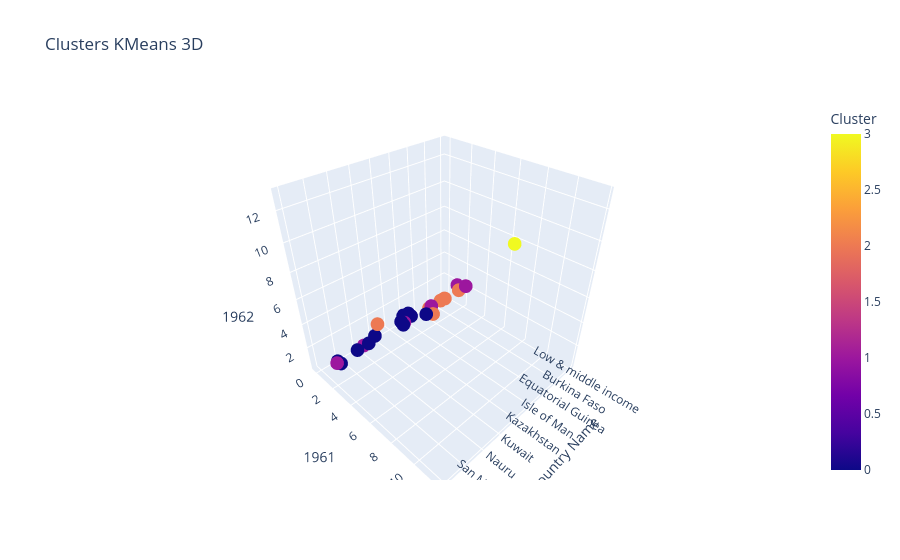

Here is the notebook cell this chart was saved with:
### Markdown cell above
![image.png](attachment:7ef7098f-c3c9-447b-aa02-7c513433da3d.png)

### Code cell
fig = px.scatter_3d(
    base2_cluster,
    x=base2_cluster.columns[0],
    y=base2_cluster.columns[1],
    z=base2_cluster.columns[2],
    color="Cluster",
    title="Clusters KMeans 3D",
    hover_data=base2_cluster.columns
)

fig.show()

### Figure 1 — Plotly figure (JSON) as saved in the notebook; plotly's stock layout.template omitted (floating-point values rounded to 4 significant figures; data arrays with more than 128 entries replaced by an {"elided": "..."} marker saying what was removed)
{"data": [{"customdata": {"elided": "25x54 float values"}, "hovertemplate": "Country Name=%{x}<br>1961=%{y}<br>1962=%{z}<br>1963=%{customdata[0]}<br>1964=%{customdata[1]}<br>1965=%{customdata[2]}<br>1966=%{customdata[3]}<br>1967=%{customdata[4]}<br>1968=%{customdata[5]}<br>1969=%{customdata[6]}<br>1970=%{customdata[7]}<br>1971=%{customdata[8]}<br>1972=%{customdata[9]}<br>1973=%{customdata[10]}<br>1974=%{customdata[11]}<br>1975=%{customdata[12]}<br>1976=%{customdata[13]}<br>1977=%{customdata[14]}<br>1978=%{customdata[15]}<br>1979=%{customdata[16]}<br>1980=%{customdata[17]}<br>1981=%{customdata[18]}<br>1982=%{customdata[19]}<br>1983=%{customdata[20]}<br>1984=%{customdata[21]}<br>1985=%{customdata[22]}<br>1986=%{customdata[23]}<br>1987=%{customdata[24]}<br>1988=%{customdata[25]}<br>1989=%{customdata[26]}<br>1990=%{customdata[27]}<br>1991=%{customdata[28]}<br>1992=%{customdata[29]}<br>1993=%{customdata[30]}<br>1994=%{customdata[31]}<br>1995=%{customdata[32]}<br>1996=%{customdata[33]}<br>1997=%{customdata[34]}<br>1998=%{customdata[35]}<br>1999=%{customdata[36]}<br>2000=%{customdata[37]}<br>2001=%{customdata[38]}<br>2002=%{customdata[39]}<br>2003=%{customdata[40]}<br>2004=%{customdata[41]}<br>2005=%{customdata[42]}<br>2006=%{customdata[43]}<br>2007=%{customdata[44]}<br>2008=%{customdata[45]}<br>2009=%{customdata[46]}<br>2010=%{customdata[47]}<br>2011=%{customdata[48]}<br>2012=%{customdata[49]}<br>2013=%{customdata[50]}<br>2014=%{customdata[51]}<br>2015=%{customdata[52]}<br>Cluster=%{marker.color}<extra></extra>", "legendgroup": "", "marker": {"color": [1, 1, 2, 2, 2, 2, 2, 1, 0, 0, 0, 2, 0, 1, 0, 3, 0, 2, 0, 1, 0, 0, 0, 0, 1], "coloraxis": "coloraxis", "symbol": "circle"}, "mode": "markers", "name": "", "scene": "scene", "showlegend": false, "type": "scatter3d", "x": ["Low & middle income", "Middle East & North Africa (IDA & IBRD countries)", "Sub-Saharan Africa (excluding high income)", "Burkina Faso", "Burundi", "Chad", "Equatorial Guinea", "India", "Ireland", "Isle of Man", "Jamaica", "Jordan", "Kazakhstan", "Kiribati", "Korea, Rep.", "Kuwait", "Luxembourg", "Macao SAR, China", "Nauru", "Papua New Guinea", "Samoa", "San Marino", "Slovenia", "Trinidad and Tobago", "Turkey"], "y": [1.304, 2.662, 2.406, 1.343, 1.906, 1.94, 1.177, 1.988, -0.1486, -0.1818, 1.397, 4.319, 4.189, 2.46, 2.967, 11.76, 0.9115, 2.123, 5.315, 1.718, 3.149, 2.527, 0.5921, 1.969, 2.424], "z": [1.861, 2.669, 2.414, 1.334, 1.888, 1.971, 1.107, 2.021, 0.4116, 0.4684, 1.595, 3.696, 3.894, 2.457, 2.859, 12.89, 1.225, 3.308, 5.655, 1.789, 3.217, 2.564, 0.5953, 1.68, 2.383]}], "layout": {"coloraxis": {"colorbar": {"title": {"text": "Cluster"}}, "colorscale": [[0, "#0d0887"], [0.1111, "#46039f"], [0.2222, "#7201a8"], [0.3333, "#9c179e"], [0.4444, "#bd3786"], [0.5556, "#d8576b"], [0.6667, "#ed7953"], [0.7778, "#fb9f3a"], [0.8889, "#fdca26"], [1, "#f0f921"]]}, "legend": {"tracegroupgap": 0}, "scene": {"domain": {"x": [0, 1], "y": [0, 1]}, "xaxis": {"title": {"text": "Country Name"}}, "yaxis": {"title": {"text": "1961"}}, "zaxis": {"title": {"text": "1962"}}}, "title": {"text": "Clusters KMeans 3D"}}}
